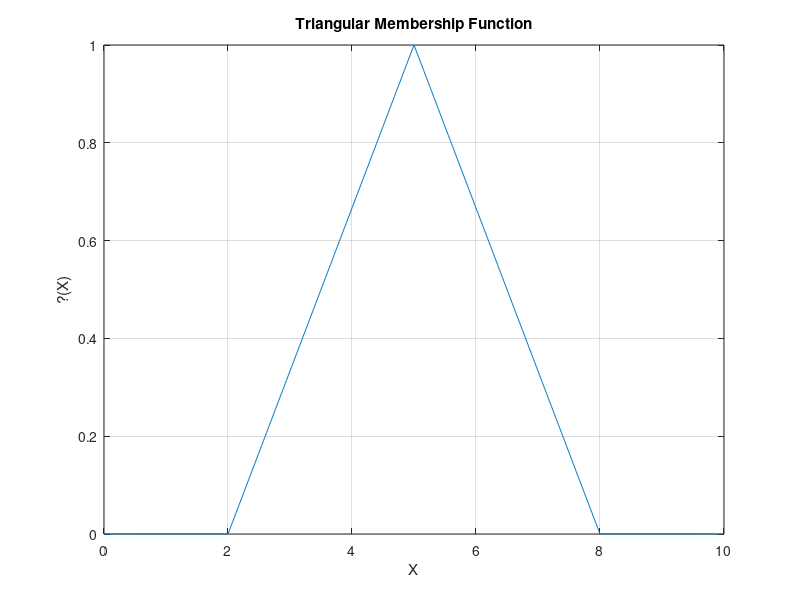

This figure's MATLAB source:
% Define the x-axis range
x = linspace(0, 10, 1000);

% Define the parameters for the triangular membership function
x1 = 2;
xm = 5;
xu = 8;

% Calculate the y values
y = zeros(size(x));
y((x > x1) & (x <= xm)) = (x((x > x1) & (x <= xm)) - x1) / (xm - x1);
y((x > xm) & (x < xu)) = (xu - x((x > xm) & (x < xu))) / (xu - xm);

% Create the plot
figure;
plot(x, y);
title('Triangular Membership Function');
xlabel('X');
ylabel('?(X)');
grid on;
